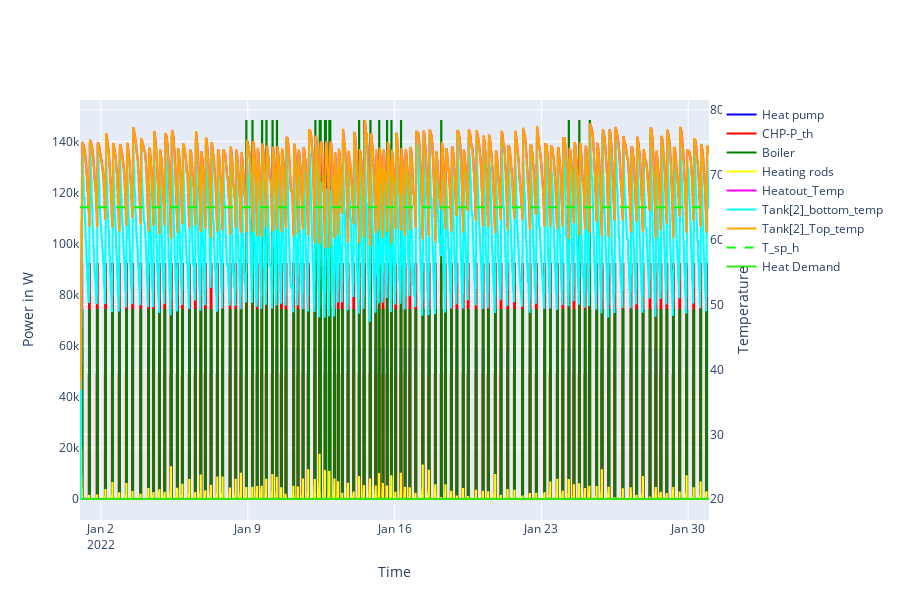

The code cell stored with this chart in its notebook:
### Markdown cell above
# Aggregated plot

### Code cell
fig = go.Figure()

# ----------------------------------------------------------------Power plots---------------------------------------------
fig.add_trace(go.Scatter(
    y=df['hp_supply'],
    x = df.index,
    mode='lines',
    name='Heat pump',
    line=dict(color='blue', shape="hv")
))

# Second plot (Boiler Simulation)
fig.add_trace(go.Scatter(
    y=df['chp_supply'],
    x = df.index,
    mode='lines',
    name='CHP-P_th',
    line=dict(color='red', shape="hv"),
    # yaxis='y2'  # Associate it with a second subplot
))

fig.add_trace(go.Scatter(
    y=df['Boilersim-0.BOILER_0-P_th'],
    x = df.index,
    mode='lines',
    name='Boiler',
    line=dict(color='green', shape="hv"),
    # yaxis='y2'  # Associate it with a second subplot
))

fig.add_trace(go.Scatter(
    y=df['P_hr'],
    x = df.index,
    mode='lines',
    name='Heating rods',
    line=dict(color='yellow', shape="hv"),
    # yaxis='y2'  # Associate it with a second subplot
))
#----------------------------------------------------------------Temp plots-----------------------------------------------------------
fig.add_trace(go.Scatter(
    y=df['heatout_T'],
    x = df.index,
    mode='lines',
    name='Heatout_Temp',
    line=dict(color='magenta', shape="hv"),
    yaxis='y2'  # Associate it with a second subplot
))

fig.add_trace(go.Scatter(
    y=df['HWTSim2_sensor0_T'],
    x = df.index,
    mode='lines',
    name='Tank[2]_bottom_temp',
    line=dict(color='cyan', shape="hv"),
    yaxis='y2'  
))

fig.add_trace(go.Scatter(
    y=df['HWTSim2_sensor2_T'],
    x = df.index,
    mode='lines',
    name='Tank[2]_Top_temp',
    line=dict(color='orange', shape="hv"),
    yaxis='y2'  
))

fig.add_trace(go.Scatter(
    x=[df.index.min(), df.index.max()],  
    y=[65, 65],  # Constant y-value
    mode="lines",
    name="T_sp_h",
    line=dict(color="lime", dash="dash"),
    yaxis="y2"  
))

#---------------------------------------------------------------Heat Demand in KW-----------------------------------------------------

fig.add_trace(go.Scatter(
    y=df['Heat Demand [KW]'],
    x = df.index,
    mode='lines',
    name='Heat Demand',
    line=dict(color='rgba(28, 227, 0, 0.878)', shape="hv"),
    yaxis='y1'  
))




# --------------------------------------------------------------Chp uptime plots -------------------------------------
# fig.add_trace(go.Scatter(
#     y=df['CHPSim-0.CHP_0-chp_uptime'],
#     x = df.index,
#     mode='lines',
#     name='chp uptime',
#     line=dict(color='cyan', shape="hv"),
#     yaxis='y3'  # Associate it with a second subplot
# ))

# fig.add_trace(go.Scatter(
#     y=df['CHPSim-0.CHP_0-chp_uptime'],
#     x = df.index,
#     mode='lines',
#     name='chp uptime from controller',
#     line=dict(color='lime', shape="hv"),
#     yaxis='y3'  # Associate it with a second subplot
# ))
#------------------------------------------------------------------------------------------------------
fig.update_layout(
    height=600,  # Total height of the figure
    showlegend=True,
    xaxis=dict(title='Time'),
    yaxis=dict(title='Power in W'),
    yaxis2=dict(
        title='Temperature',
        overlaying='y',  # Overlay y-axis for second subplot
        side='right',
        anchor='free',
        position=1
    ),
    yaxis3 = dict(title='uptime in minutes',
        overlaying='y',  # Overlay y-axis for second subplot
        side='right',
        anchor='free',
        position=1)
)

fig.show()

### Figure 1 — Plotly figure (JSON) as saved in the notebook; plotly's stock layout.template omitted (floating-point values rounded to 4 significant figures; data arrays with more than 128 entries replaced by an {"elided": "..."} marker saying what was removed)
{"data": [{"line": {"color": "blue", "shape": "hv"}, "mode": "lines", "name": "Heat pump", "type": "scatter", "x": {"elided": "2880 str values"}, "y": {"elided": "2880 int values"}}, {"line": {"color": "red", "shape": "hv"}, "mode": "lines", "name": "CHP-P_th", "type": "scatter", "x": {"elided": "2880 str values"}, "y": {"elided": "2880 float values"}}, {"line": {"color": "green", "shape": "hv"}, "mode": "lines", "name": "Boiler", "type": "scatter", "x": {"elided": "2880 str values"}, "y": {"elided": "2880 int values"}}, {"line": {"color": "yellow", "shape": "hv"}, "mode": "lines", "name": "Heating rods", "type": "scatter", "x": {"elided": "2880 str values"}, "y": {"elided": "2880 float values"}}, {"line": {"color": "magenta", "shape": "hv"}, "mode": "lines", "name": "Heatout_Temp", "type": "scatter", "x": {"elided": "2880 str values"}, "y": {"elided": "2880 float values"}, "yaxis": "y2"}, {"line": {"color": "cyan", "shape": "hv"}, "mode": "lines", "name": "Tank[2]_bottom_temp", "type": "scatter", "x": {"elided": "2880 str values"}, "y": {"elided": "2880 float values"}, "yaxis": "y2"}, {"line": {"color": "orange", "shape": "hv"}, "mode": "lines", "name": "Tank[2]_Top_temp", "type": "scatter", "x": {"elided": "2880 str values"}, "y": {"elided": "2880 float values"}, "yaxis": "y2"}, {"line": {"color": "lime", "dash": "dash"}, "mode": "lines", "name": "T_sp_h", "type": "scatter", "x": ["2022-01-01T00:00:00", "2022-01-30T23:45:00"], "y": [65, 65], "yaxis": "y2"}, {"line": {"color": "rgba(28, 227, 0, 0.878)", "shape": "hv"}, "mode": "lines", "name": "Heat Demand", "type": "scatter", "x": {"elided": "2880 str values"}, "y": {"elided": "2880 float values"}, "yaxis": "y"}], "layout": {"height": 600, "showlegend": true, "xaxis": {"title": {"text": "Time"}}, "yaxis": {"title": {"text": "Power in W"}}, "yaxis2": {"anchor": "free", "overlaying": "y", "position": 1, "side": "right", "title": {"text": "Temperature"}}, "yaxis3": {"anchor": "free", "overlaying": "y", "position": 1, "side": "right", "title": {"text": "uptime in minutes"}}}}
